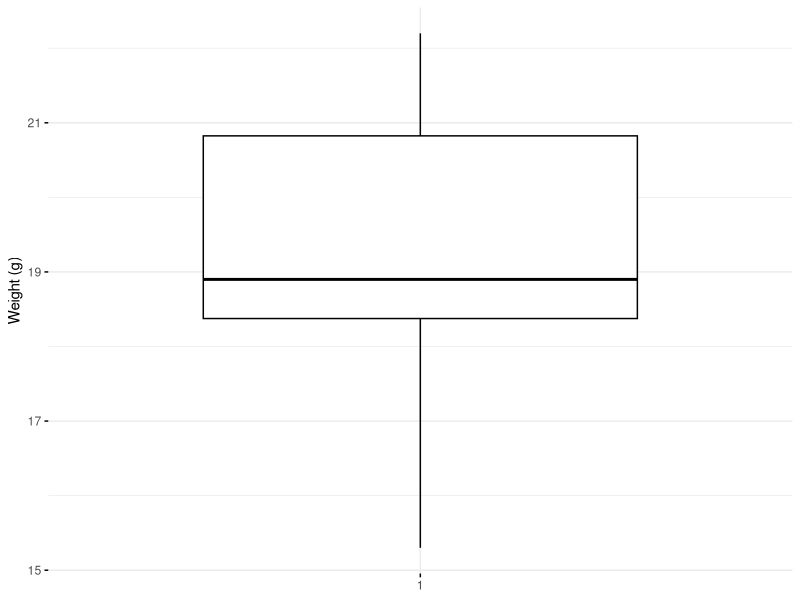
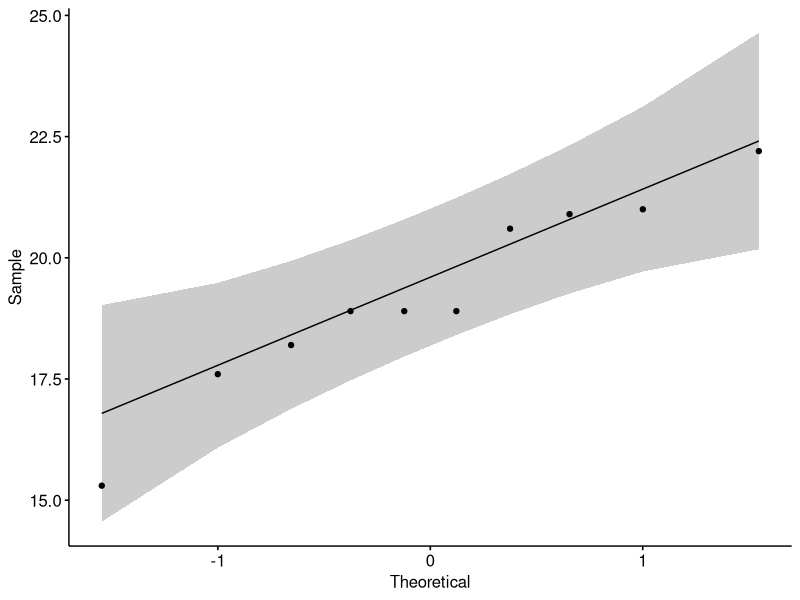
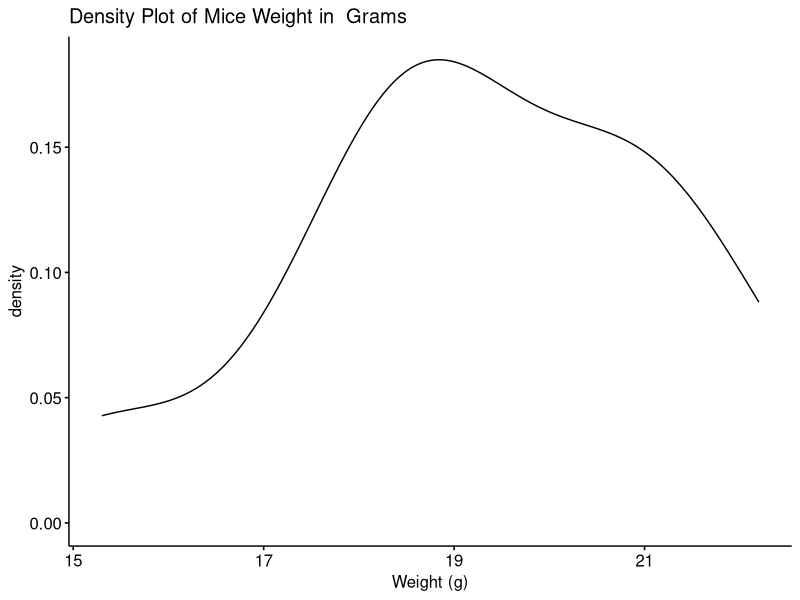
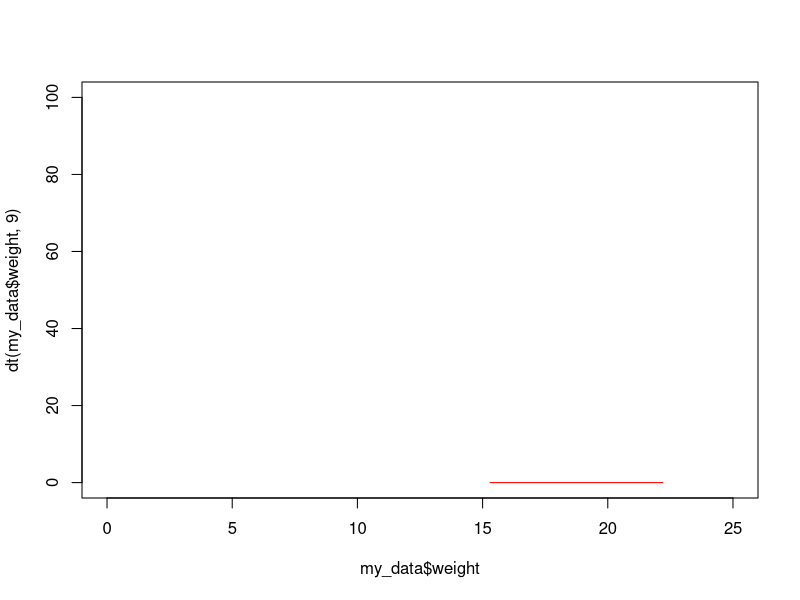

Write the R code that produced these figures, in order.
library(ggpubr)
library(dplyr)

#https://stackoverflow.com/questions/36699272/why-is-message-a-better-choice-than-print-in-r-for-writing-a-package

#basic example, randomly generating a sample of values from the
#normal distribution

#https://datascienceplus.com/t-tests/
set.seed(6733)
treeVolume <- c(rnorm(75, mean = 36500, sd = 2000))
t.test(treeVolume, mu = 39000) # Ho: mu = 39000

#http://www.sthda.com/english/wiki/one-sample-t-test-in-r
#http://www.sthda.com/english/wiki/normality-test-in-r
#https://www.rdocumentation.org/packages/EnvStats/versions/2.3.1/topics/htest.object
set.seed(1234)
my_data <- data.frame(
  name = paste0(rep("M_", 10), 1:10),
  weight = round(rnorm(10, 20, 2), 1)
)
head(my_data, 10)

summary(my_data$weight)

#Box Plot
ggboxplot(my_data$weight, 
          ylab = "Weight (g)", xlab = FALSE,
          ggtheme = theme_minimal())

#QQ Plot
ggqqplot(my_data$weight)

#Density Plot
ggdensity(my_data$weight, 
          main = "Density Plot of Mice Weight in  Grams",
          xlab = "Weight (g)")


#Significance test for Normality
#K-S normality test or Shapiro-Wilk's method:
#significance test 
#comparing the sample distribution to a normal 
#one in order to ascertain whether data show 
#or not a serious deviation from normality
###
#The null hypothesis of these tests is that 
#“sample distribution is normal”. 
#SO YOU WANT P >= 0.05!
#If the test is significant, the distribution is 
#non-normal.


#Shapiro-Wilk’s method is widely recommended for 
#normality test and it provides better power 
#than K-S. It is based on the correlation 
#between the data and the corresponding normal scores.
#Note that, normality test is sensitive to sample size. 
#Small samples most often pass normality tests. 
#Therefore, it’s important to combine visual 
#inspection and significance test in order to take the 
#right decision.

# RETURNS AN H-TEST OBJECT
# https://www.dummies.com/programming/r/how-to-extract-data-test-results-with-r/
shapiro <- shapiro.test(my_data$weight)
nameOfStatistic <- names(shapiro$statistic)[1]
result <- shapiro$statistic
pValue <- shapiro$p.value


#One-sample t-test
# RETURNS AN H-TEST OBJECT

sample.Mean <- mean(my_data$weight)
sample.stdev <- sd(my_data$weight)
sample.stdError <- sample.stdev/sqrt(length(my_data$weight))
t_statistic_step_by_step <- (sample.Mean - 25)/sample.stdError
p_value_by_hand <- 2*pt(-abs(t_statistic_step_by_step), 
                        length(my_data$weight)-1, lower.tail=TRUE)

tTest <- t.test(my_data$weight, mu=25, conf.level = 0.95)

#dissecting the t test result

#t-statistic
nameOfStatistic <- names(tTest$statistic)[1]
tResult <-tTest$statistic

#method (one-sided, two-sided, one-sample)
hypothesisSides <- tTest$method

#degrees of freedom
parameter.Name <- names(tTest$parameter)[1]
degreesOfFreedom <- tTest$parameter[1]

pValue <- tTest$p.value

cat("t-statistic:", tResult, "\n")
cat("sides: ", degreesOfFreedom, "\n")
cat("Degrees of Freedom:", degreesOfFreedom, "\n")
cat("p-value:", pValue, "\n")


#http://sphweb.bumc.bu.edu/otlt/MPH-Modules/BS/BS704_Confidence_Intervals/BS704_Confidence_Intervals3.html

set.seed(6733)
treeVolume <- c(rnorm(75, mean = 36500, sd = 2000))


plot( x=my_data$weight, type="l", y=dt(my_data$weight,9), xlim=c(0, 25), ylim=c(0,100), col='red' )